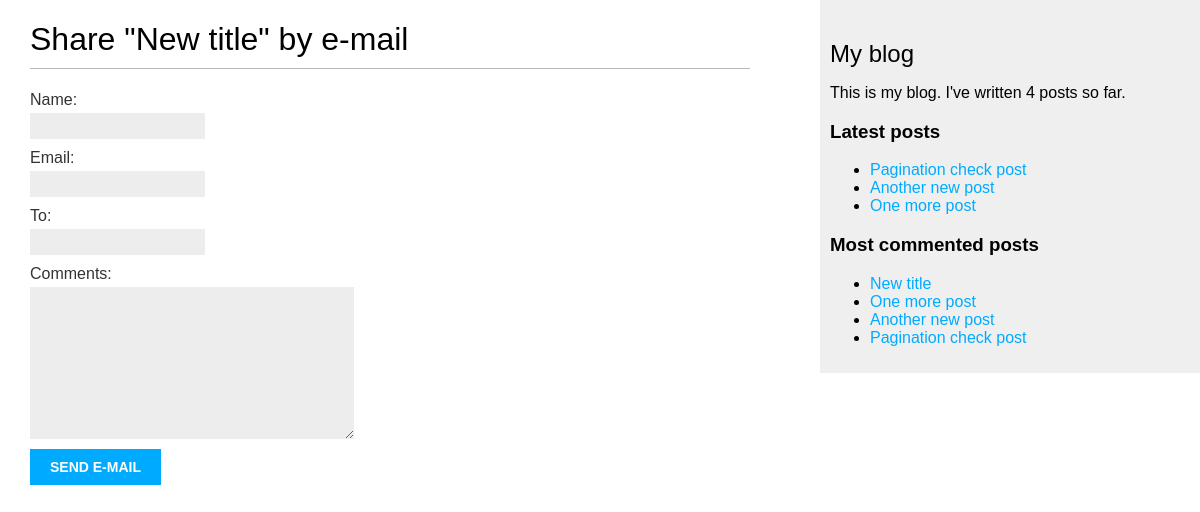
Before: /blog/2/share/ with the older database file.
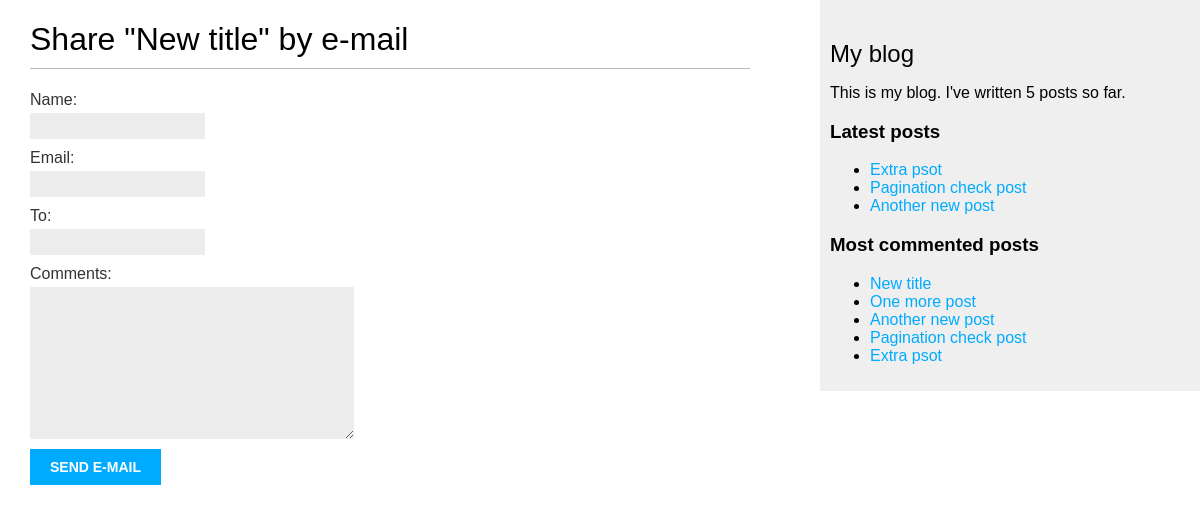
After: the same page with the newer database file.
### blog/models.py (models this page shows, shortened)
class Post(models.Model):
    class Status(models.TextChoices):
        DRAFT = 'DF', 'Draft'
        PUBLISHED = 'PB', 'Published'
    title = models.CharField(max_length=250)
    slug = models.SlugField(max_length=250,
                            unique_for_date='publish')
    author = models.ForeignKey(User,
                               on_delete=models.CASCADE,
                               related_name='blog_posts')
    body = models.TextField()
    publish = models.DateTimeField(default=timezone.now)
    created = models.DateTimeField(auto_now_add=True)
    updated = models.DateTimeField(auto_now=True)
    status = models.CharField(max_length=2,
                              choices=Status.choices,
                              default=Status.DRAFT)
    objects = models.Manager()
    published = PublishedManager()
    tags = TaggableManager()
    class Meta:
        ordering = ['-publish']
        indexes = [
            models.Index(fields=['-publish']),
        ]
    def get_absolute_url(self):
        return reverse("blog:post_detail", args=[self.publish.year,
                                                 self.publish.month,
                                                 self.publish.day,
                                                 self.slug])

### blog/views.py (the view)
def post_share(request, post_id):
    post = get_object_or_404(Post, id=post_id, status=Post.Status.PUBLISHED)
    sent = False
    if request.method == "POST":
        form = EmailPostForm(request.POST)
        if form.is_valid():
            cd = form.cleaned_data
            post_url = request.build_absolute_uri(
                post.get_absolute_url()
            )
            subject = f"{cd['name']} recommeds you read " \
                f"{post.title}"
            message = f"Read {post.title} at {post_url}\n\n" \
                f"{cd['name']}\'s comments: {cd['comments']}"
            send_mail(subject, message,
                      'shinkarenkosema@gmail.com', [cd['to']])
            sent = True
    else:
        form = EmailPostForm()
    return render(request, 'blog/post/share.html', {'post': post,
                                                    'form': form,
                                                    'sent': sent})

### blog/forms.py
class EmailPostForm(forms.Form):
    name = forms.CharField(max_length=25)
    email = forms.EmailField()
    to = forms.EmailField()
    comments = forms.CharField(required=False,
                               widget=forms.Textarea)

### blog/models.py (called while the page is built)
    def get_queryset(self):
        return super().get_queryset()\
            .filter(status=Post.Status.PUBLISHED)

### blog/templatetags/blog_tags.py (called while the page is built)
@register.simple_tag
def total_posts():
    return Post.published.count()

@register.inclusion_tag('blog/post/latest_posts.html')
def show_latest_posts(count=5):
    latest_posts = Post.published.order_by('-publish')[:count]
    return {'latest_posts': latest_posts}

@register.simple_tag
def get_most_commented_posts(count=5):
    return Post.published.annotate(
        total_comments=Count('comments')
    ).order_by('-total_comments')[:count]

### blog/templates/blog/post/share.html (shortened to what this page needs)
{% extends "blog/base.html" %}
{% block content %}
    {% if sent %}
        <h1>E-mail successfuly sent</h1>
        <p>
            "{{ post.title }}" was successfuly sent to {{ form.cleaned_data.to }}.
        </p>
     {% else %}
        <h1>Share "{{ post.title }}" by e-mail</h1>
        <form method="post">
            {{ form.as_p }}
            <input type="submit" value="Send e-mail">
        </form>
    {% endif %}
{% endblock  %}

### blog/templates/blog/base.html (shortened to what this page needs)
{% load blog_tags %}
{% load static %}
<!DOCTYPE html>
<html>
<head>
    <link href="{% static "css/blog.css" %}" rel="stylesheet">
</head>
<body>
    <div id="content">
        {% block content%}
        {% endblock %}
    </div>
    <div id="sidebar">
        <h2>My blog</h2>
        <p>This is my blog.
           I've written {% total_posts %} posts so far.
        </p>
        <h3>Latest posts</h3>
        {% show_latest_posts 3 %}
        <h3>Most commented posts</h3>
        {% get_most_commented_posts as most_commented_posts %}
        <ul>
            {% for post in most_commented_posts %}
            <li>
                <a href="{{ post.get_absolute_url}}">{{post.title}}</a>
            </li>
            {% endfor %}
        </ul>
    </div>
</body>
</html>

### blog/templates/blog/post/latest_posts.html
<ul>
    {% for post in latest_posts %}
        <li>
            <a href="{{ post.get_absolute_url }}">{{ post.title}}</a>
        </li>
    {% endfor %}
</ul>

Changed rows visible on the page:
no longer on one of the page's lists (row unchanged): Post: title "One more post"
now on this page (row edited): Post: title "Extra psot"
Other visible differences:
text no longer shown: "4"
text now shown: "5"
